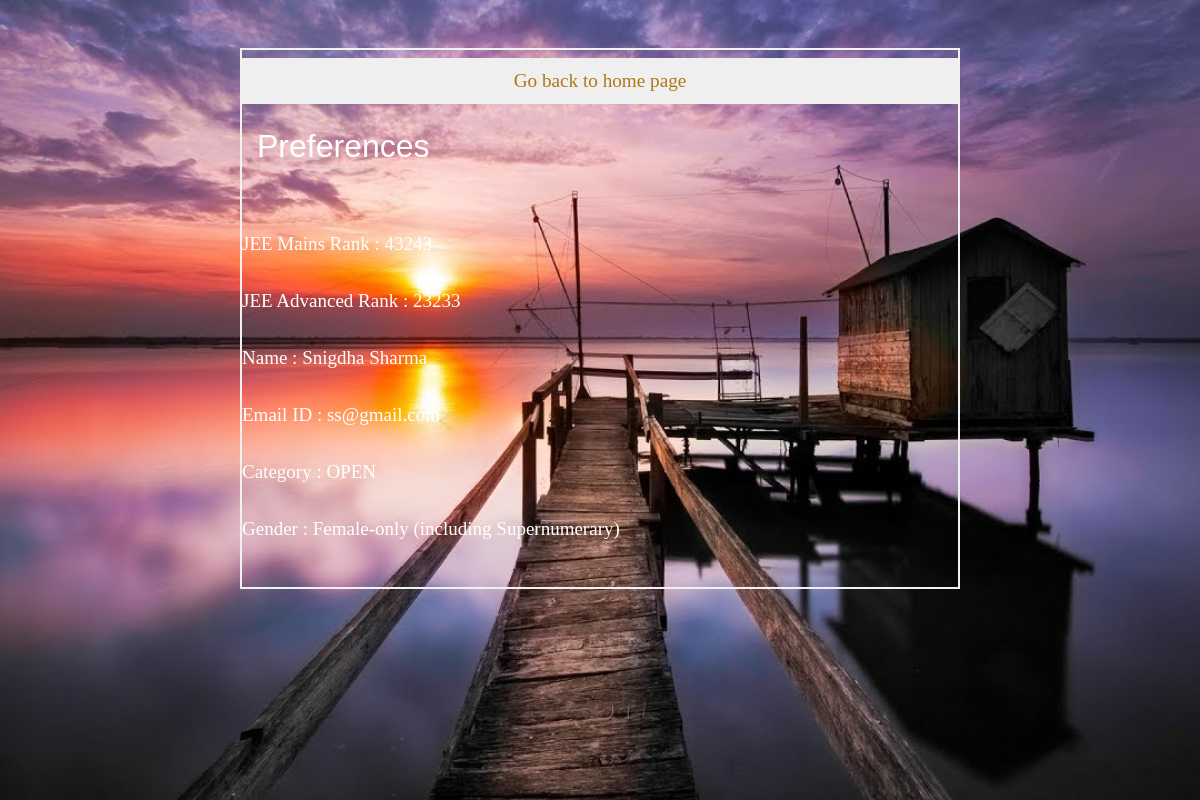
Screenshot of /dash.php (signed in) with the database file from the repository.
### tables this page shows
CREATE TABLE `userdetails` (
  `username` varchar(100) NOT NULL,
  `Name` varchar(10000) NOT NULL,
  `Quota` varchar(100) NOT NULL,
  `HomeState` int(11) NOT NULL,
  `MainsRank` bigint(20) NOT NULL,
  `AdvancedRank` bigint(20) NOT NULL,
  `Gender` varchar(100) NOT NULL,
  `Category` varchar(100) NOT NULL,
  `email` varchar(255) DEFAULT NULL
);

### dash.php (the view, shortened to what this page needs)
<!DOCTYPE html>
<html lang="en">
<head>
    <link rel="stylesheet" href="css/bootstrap.min.css">
    <link rel="stylesheet" href="fontawesome/css/fontawesome-all.min.css">
    <link rel="stylesheet" type="text/css" href="slick/slick.css"/>
    <link rel="stylesheet" type="text/css" href="slick/slick-theme.css"/>
    <link rel="stylesheet" href="css/tooplate-style.css">
    <link rel="stylesheet" type="text/css" href="css/css_login.css">
</head>
<body>
<?php
    $con = Openconn();
    $user = $_SESSION["user"];
    $name="";
    $mainsp1="";
    $advancedp1="";
    $gender="";
    $categ="";
    $email="";
        $qsql = "SELECT * FROM userdetails WHERE username='$user'";
        if(!$qsql = mysqli_query($con,$qsql))
        {
            echo mysqli_error($con);
        }
        else
        {
            if(mysqli_num_rows($qsql)==1)
            {
                $rs = mysqli_fetch_array($qsql);
                $name=$rs[1];
                $mainsp1=$rs[4];
                $advancedp1=$rs[5];
                $gender=$rs[6];
                $categ=$rs[7];
                $email=$rs[8];
            }
    }
?>
    <div id="tm-bg"></div>
            <fieldset style = "width: 60vw; margin:4vw 20vw ">
                    <form method="post" action='#'>
                    <button  name="aaa" class="btn logout"><a href="index.php" class="white">Go back to home page</a></button><br>
                        <div class="container">
                          <h2 id='heading' class="family">Preferences</h2><br>
                                            <div class="row leftmar">
                                               <br>
                                                JEE Mains Rank : <?php
                                                echo $mainsp1;  ?><br><br>
                                                JEE Advanced Rank : <?php
                                                echo $advancedp1;  ?><br><br>
                                                Name : <?php
                                                echo $name;  ?><br><br>
                                                Email ID : <?php
                                                echo $email;  ?><br><br>
                                                Category : <?php
                                                echo $categ;  ?><br><br>
                                                Gender : <?php
                                                echo $gender;  ?><br><br>
                                            </div>
                                        </div>
                      </form>
</body>
</html>

### css/tooplate-style.css (style rules this page uses)
body { font-family: 'Open Sans', Helvetica, Arial, sans-serif; font-size: 19px; font-weight: 300; color:white; position: relative; }
#tm-bg { position: fixed; top: 0; left: 0; width: 100%; height: 100%; background-image: url(../img/pop-bg.jpg); background-position: center; background-size: cover; background-repeat: no-repeat; z-index: -1; transition: all 0.3s ease; }
#tm-bg:after { content: ''; display: block; position: absolute; top: 0; left: 0; width: 100%; height: 100%; }
.btn { padding: .5rem 2.4rem; font-size: 1.2rem; border-radius: 0; }
a, button { transition: all 0.3s ease; }
@media (min-width: 900px) { .container { max-width: 900px; } }

### css/css_login.css (style rules this page uses)
* { margin: 0; padding: 0; font-family: Century Gothic; }
.white { color: #fff; }
.family { font-family: Impact, Haettenschweiler, 'Arial Narrow Bold', sans-serif; }
a:link { color: #AF7817; background-color: transparent; text-decoration: none; }
body { font-family: Arial, Helvetica, sans-serif; }
form { border:0.234375vw solid #f1f1f1; }
button { color: white; padding: 1.09375vw 1.5625vw; margin: 0.625vw 0; border: none; cursor: pointer; width: 100%; }
.container { padding:1.25vw; }

### rows the page displays
userdetails: MainsRank "43243", AdvancedRank "23233", Name "Snigdha Sharma", email "ss@gmail.com", Category "OPEN", Gender "Female-only (including Supernumerary)"
